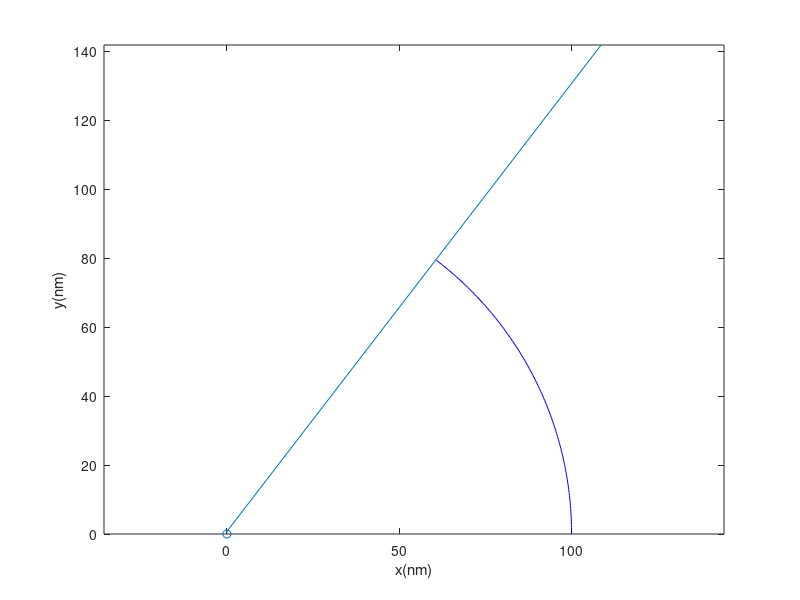

Here is the MATLAB script that generated this plot: (Note: this script raises an error after producing the figure.)
% 给定刀具波纹度拟合曲线和已加工曲面拟合曲线，给定残高，求各个刀位点的切宽
% 方案：先求切宽和残高的定量关系；然后考虑如何移动各个刀位点，微调来获得所要求的残高
if true
    close all;
    clear; clc;
    addpath(genpath('funcs'));
    
    % global variables
    % global textFontSize textFontType unit fitMethod paramMethod;
    workspaceDir = 'workspace/20221020-tooltip';
    fitOpts.arcFitMethod = 'Levenberg-Marquardt';
    paramMethod = 'centripetal';
    unit = '\mum';
    textFontSize = 12;
    textFontType = 'Times New Roman';
end

%% simulation initialization
debug = 2;
switch debug
    case 2 % 2D tool profile simulation
        cx0 = 0*1000; % unit: mu m
        cy0 = 0*1000; % unit: mu m
        r0 = 0.1*1000; % unit: mu m
        openAng = pi/3; % unit: rad
        noise = r0*5e-3; % mid-frequency error
        theta = linspace(0,openAng,200);
        r = r0*(1 - noise + 2*noise*rand(1,length(theta)));
        toolOri(1,:) = r.*cos(theta) + cx0;
        toolOri(2,:) = r.*sin(theta) + cy0;
        toolOri(3,:) = zeros(1,length(theta));
        rmse0 = sqrt(...
                    sum(...
                        ((toolOri(1,:) - cx0).^2 + (toolOri(2,:) - cy0).^2 - r0^2).^2) ...
                /length(theta));
        clear theta r;
    case 3 % 3D tool profile simulation
        cx0 = 1*1000; % unit:mu m
        cy0 = 2*1000; % unit:mu m
        cz0 = 3*1000; % unit:mu m
        r0 = 0.1*1000; % unit:mu m
        openAng = pi/3; % unit: rad
        edgePV = 200; % low-frequency error
        k = -edgePV/openAng;
        noise = r0*5e-3; % mid-frequency error
        zNoise = r0*0.05; % data pre-processing error
        theta = linspace(0,openAng,300);
        r = r0 + edgePV/2 + k*theta + (noise*rand(1,length(theta)) - 0.5*noise);
        toolOri(1,:) = cx0 + r.*cos(theta);
        toolOri(2,:) = cy0 + r.*sin(theta);
        toolOri(3,:) = cz0 + (zNoise*rand(1,length(theta)) - 0.5*zNoise);
        rmse0 = sqrt( ...
            sum((toolOri - ndgrid([cx0;cy0;cz0],1:length(theta)).^2),2) ...
            /length(theta));
        clear theta r;
    otherwise
        toolInput = inputdlg({'Tool fitting method','Tool parameterization method', ...
            'Unit','Font type in figure','Font size in figure'}, ...
            'Tool Processing Input', ...
            [1 20; 1 20; 1 20; 1 20; 1 20], ...
            {'Levenberg-Marquardt','centripetal','\mu m','Times New Roman','14'}, ...
            'WindowStyle');
        fitOpts.arcFitMethod = toolInput{1};
        paramMethod = toolInput{2};
        unit = toolInput{3};
        textFontType = toolInput{4};
        textFontSize = str2double(toolInput{5});
        % tool measurement file loading
        [fileName,dirName] = uigetfile({ ...
            '*.mat','MAT-files(*.mat)'; ...
            '*.txt','text-files(*.txt)'; ...
            '*.*','all files(*.*)'...
            }, ...
            'Select one tool tip measurement data', ...
            'Tool\', ...
            'MultiSelect','off');
        pathName = fullfile(dirName,fileName);
        dataOri = load(pathName); % load from file, n*2 matrix
        % data pre-processing
        toolOri = dataOri;
end

% dim = size(toolOri,1);
f1 = figure('Name','original xy scatters of the tool');
plot(toolOri(:,1),toolOri(:,2));
hold on;

theta1 = atan2(toolOri(1,2),toolOri(1,1));
theta2 = atan2(toolOri(end,2),toolOri(end,1));
theta = transpose(linspace(theta1,theta2,100));
plot(cx0 + r0*cos(theta),cy0 + r0*sin(theta),'blue');
scatter(cx0,cy0,'blue');
axis equal;
xlabel('x(nm)');
ylabel('y(nm)');
clear theta theta1 theta2;

%% 由(x,y)图获得刃口圆心半径以及波纹度函数
fitOpts.arcFitdisplayType = 'iter-detailed';
[circ2D,toolFit,rmseLsc] = toolFit2D(toolOri, ...
    'arcFitMethod',fitOpts.arcFitMethod,'arcFitdisplayType',fitOpts.arcFitdisplayType);
radius = circ2D{2};
openAngle = circ2D{3};

% plot the fitting results
f2 = figure('Name','Tool Sharpness Fitting Result');
xLim = 1.1*max(toolFit(1,:));
quiver(-xLim,0,2*xLim,0,'AutoScale','off','Color',[0,0,0],'MaxHeadSize',0.1); % X axis
hold on;
text(0.9*xLim,-.05*radius,'x');
quiver(0,-0.2*radius,0,1.3*radius,'AutoScale','off','Color',[0,0,0],'MaxHeadSize',0.1); % Y axis
text(0.05*xLim,1.05*radius,'y');
plot(toolFit(1,:),toolFit(2,:),'Color',[0,0.45,0.74],'LineWidth',0.75); % tool edge scatters
theta = (pi/2 - openAngle/2):0.01:(pi/2 + openAngle/2);
xtmp = radius*cos(theta);
ytmp = radius*sin(theta);
plot(xtmp,ytmp,'Color',[0.85,0.33,0.10],'LineWidth',1,'LineStyle','--'); % tool edge circle
scatter(0,0,'MarkerFaceColor',[0.85,0.33,0.10],'MarkerEdgeColor',[0.85,0.33,0.10]); % tool edge center
quiver(0,0,0,0.5*radius,'AutoScale','off','Color',[0.93,0.69,0.13], ...
    'LineWidth',2.5,'MaxHeadSize',0.3); % tool edge normal
line([0,xtmp(1)],[0,ytmp(1)],'LineStyle','--','Color',[0.85,0.33,0.10]);
line([0,xtmp(end)],[0,ytmp(end)],'LineStyle','--','Color',[0.85,0.33,0.10]);
% xlim([-1.1*xLim,1.1*xLim]);
axis equal;
% set(gca,'TickLabelInterpreter','tex');
set(gca,'FontSize',textFontSize,'FontName',textFontType);
xlabel(['x(',unit,')']);
ylabel(['y(',unit,')']);
title('Tool fitting result');
legend('','','tool edge','tool fitting arc','tool center', ...
    'tool normal vector','Location','northeast');
clear xtmp ytmp theta; % 删除画图的临时变量

%% tool modelling
s1_toolModel

%% 相邻刀位点的残高
% x1 = [0,0,0]; vec1 = [0,1];
% x2 = [r0,r0/30,0]; vec2 = [cosd(90+8),sind(90+8)];
% R = rotz(5,'deg'); % rotation matrix about z axis
% tool1 = toolPt + x1;
% tool2 = toolPt*transpose(R) + x2;
% 
% [res,interPt] = residualHigh(x1(:,1:2),vec1,tool1(:,1:2),x2(:,1:2),vec2,tool2(:,1:2));
% 
% figure('Name','Residual of the adjacent tool');
% plot(tool1(:,1),tool1(:,2),'Color',[0,0.45,0.74]); hold on;
% plot(tool2(:,1),tool2(:,2),'Color',[0.85,0.33,0.10]);
% plot(interPt(1),interPt(2),'*','Color',[0.49,0.18,0.56]);
% plot(x1(1),x1(2),'o','Color',[0,0.45,0.74],'MarkerFaceColor',[0,0.45,0.74]);
% line([x1(1),x1(1)+radius*vec1(1)],[x1(2),x1(2)+radius*vec1(2)],'LineWidth',2,'Color',[0,0.45,0.74]);
% plot(x2(1),x2(2),'o','Color',[0.85,0.33,0.10],'MarkerFaceColor',[0.85,0.33,0.10]);
% line([x2(1),x2(1)+radius*vec2(1)],[x2(2),x2(2)+radius*vec2(2)],'LineWidth',2,'Color',[0.85,0.33,0.10]);
% axis equal

%%
% rmpath(genpath('funcs'));
